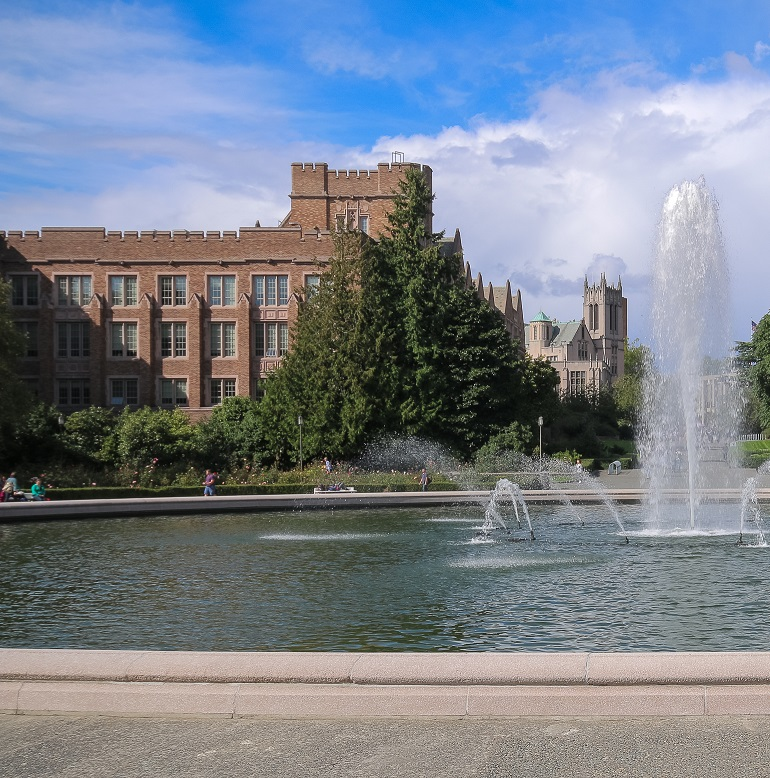
#> input picture fontanna1.jpg, 770 x 778 px
$ python harris.py   (Python 2 division)   (older library calls are emulated)
#> lines starting #> are read from the running program, lines starting #| are printed output that depends on the picture
#!/usr/bin/env python3
# -*- coding: utf-8 -*-
"""
Created on Mon Apr  9 10:42:55 2018

@author: Kinga Slowik
"""

import cv2
import numpy as np
import matplotlib.pyplot as plt
import operator

img = cv2.imread("fontanna1.jpg")
#> img is the input picture: shape (778, 770, 3); mean B, G, R 141.2, 129.7, 121
img = np.float64(cv2.cvtColor(img,cv2.COLOR_BGR2GRAY))
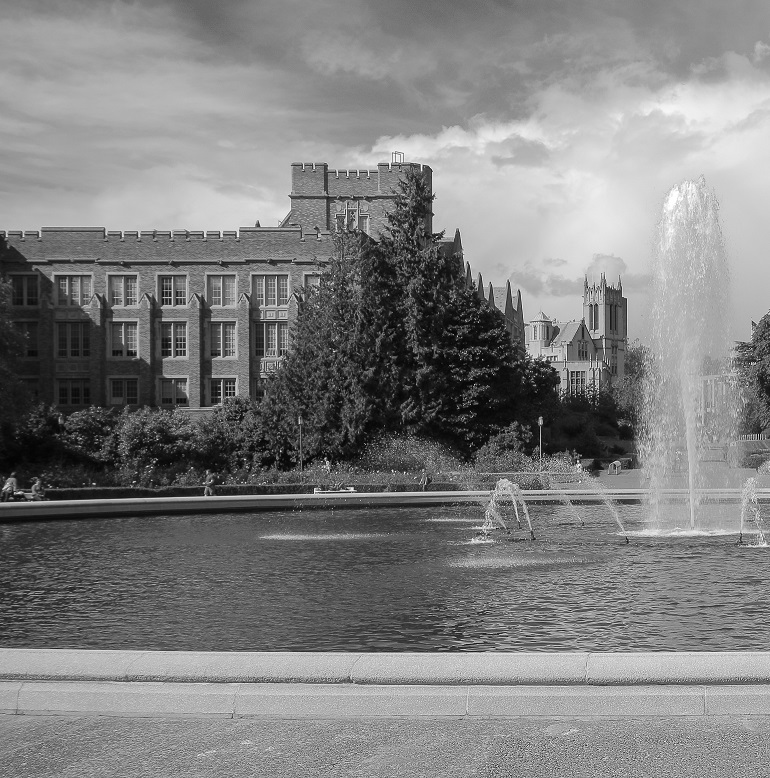
#> img: shape (778, 770) float64; min 0, max 255, mean 128.4

img2 = cv2.imread("fontanna2.jpg")
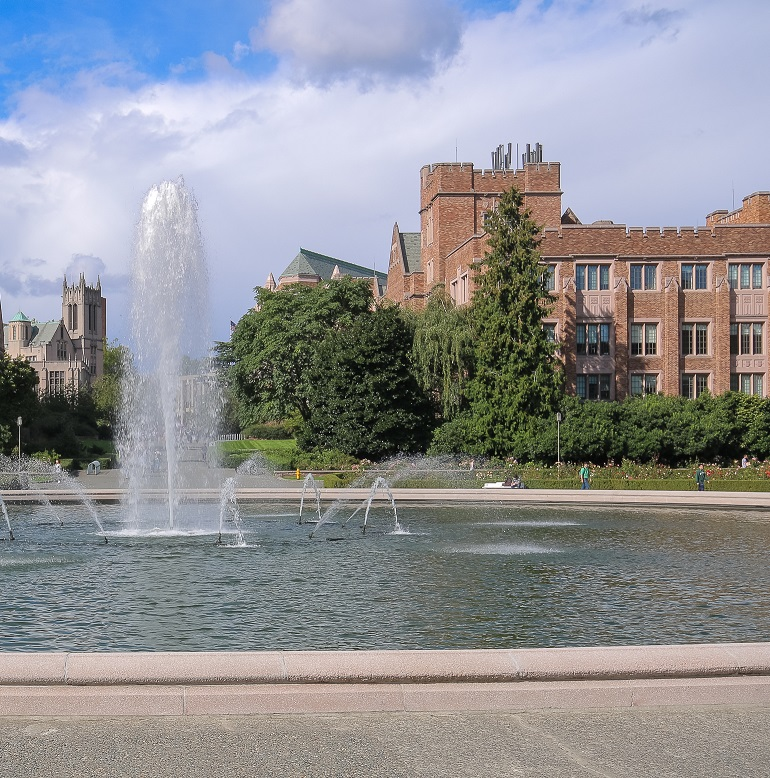
#> input picture fontanna2.jpg, 770 x 778 px
#> img2 is the input picture: shape (778, 770, 3); mean B, G, R 149.5, 145.2, 143.9
img2 = np.float64(cv2.cvtColor(img2,cv2.COLOR_BGR2GRAY))
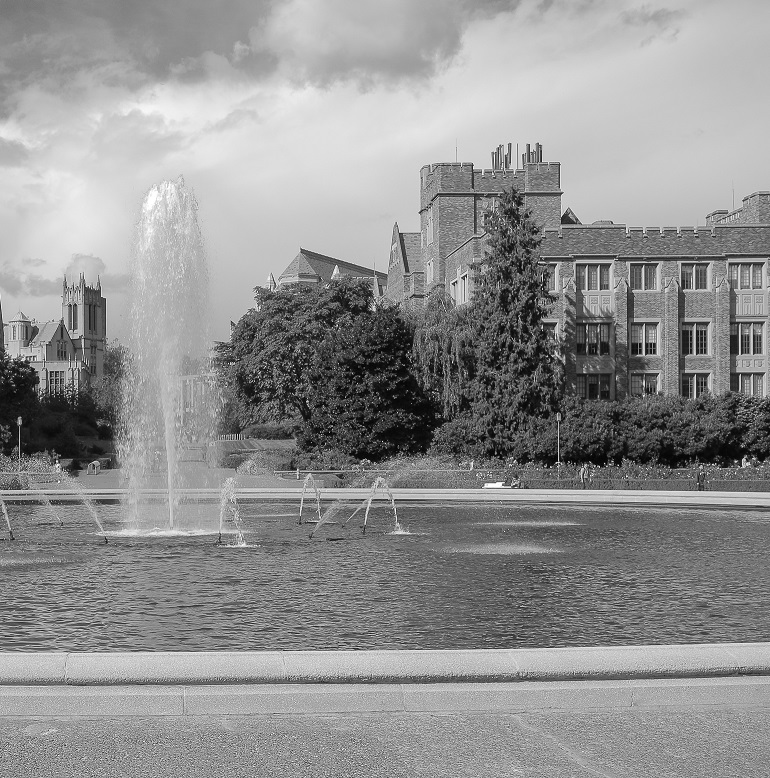
#> img2: shape (778, 770) float64; min 0, max 255, mean 145.3

#cv2.imshow("i",img)
#cv2.waitKey()

def wart_H(img,ksize):
    k=0.05
    imx = cv2.Sobel(img,cv2.CV_64F, 1,0,ksize=ksize)
    imy = cv2.Sobel(img,cv2.CV_64F, 0,1,ksize=ksize)

    Ixx= imx*imx
    Iyy = imy*imy
    Ixy = imx*imy

    Ixx = cv2.GaussianBlur(Ixx,(ksize,ksize),0)
    Iyy = cv2.GaussianBlur(Iyy,(ksize,ksize),0)
    Ixy = cv2.GaussianBlur(Ixy,(ksize,ksize),0)

    detM = Ixx*Iyy-Ixy*Ixy
    trM = Ixx+Iyy

    return detM-k*trM*trM

def max_local(img,thr=0.1):
    shapy = img.shape
    height=shapy[0]
    width=shapy[1]
    points=[]
    thr = img.max()*thr

    for i in range(1,height-1):
        for j in range(1,width-1):

            ROI = img[i-1:i+2,j-1:j+2]
            k=np.unravel_index(np.argmax(ROI, axis=None),ROI.shape)

            if k[0]==1 and k[1]==1:
                value = ROI[1,1]
                point = [i,j]
                if value > thr:
                    points.append(point)
    return points

def draw(img,points):
    plt.imshow(img,cmap='gray')
    for point in points:
        plt.plot(point[1],point[0],'*',color='r')

def opisy(img, points,ksize):
    areas=[]
    Y,X = img.shape
    good_points = list(filter(lambda (x,y): y>=ksize and y<Y-ksize and x>=ksize and x<X-ksize, points))
    for point in good_points:
        ROI = img[point[0]-ksize:point[0]+ksize+1,point[1]-ksize:point[1]+ksize+1]
        ROI = ROI.flatten()
        areas.append([point,ROI])
    return areas

def compare(points1,points2, N):
    miary=[]
    for i in range(len(points1)-1):
        point1 = points1[i]
        for j in range(len(points2)-1):
            point2 = points2[j]
            miary.append([point1[0],point2[0],sum([abs(x) for x in list(map(operator.sub,point1[1],point2[1]))])])
    miary = sorted(miary, key=lambda x: x[2])
    miary = miary[0:N]
    print(miary)
    return miary

I = wart_H(img,7)
I2 = wart_H(img2,7)
#> call 2 of wart_H, with ksize = 7
#> in wart_H (call 2), `imy = cv2.Sobel(img,cv2.CV_64F, 0,1,ksize=ksize)`:
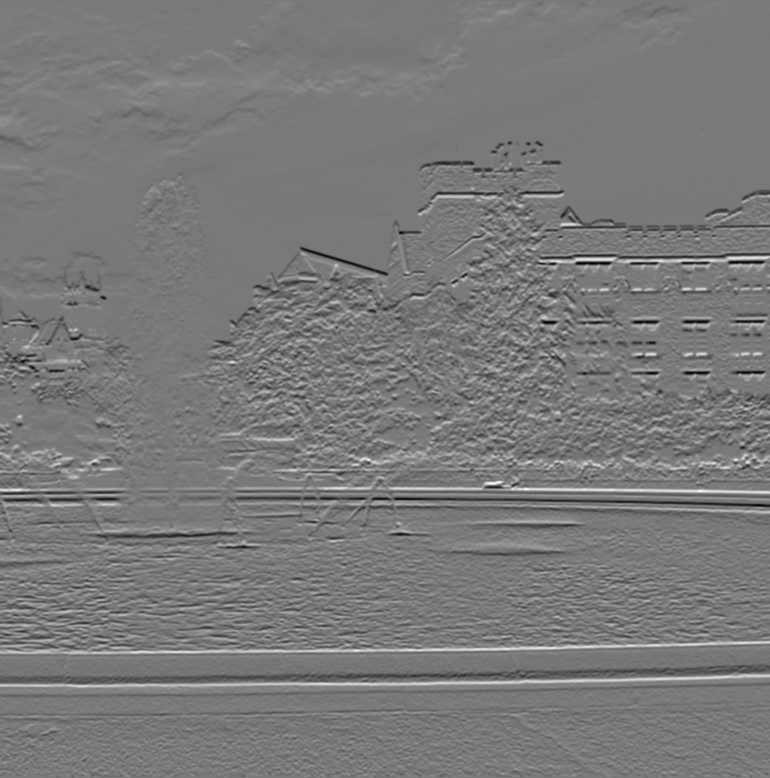
#> imy: shape (778, 770) float64; min -89278, max 97538, mean -47.6; drawn with min black and max white
#> in wart_H (call 2), `Ixy = imx*imy`:
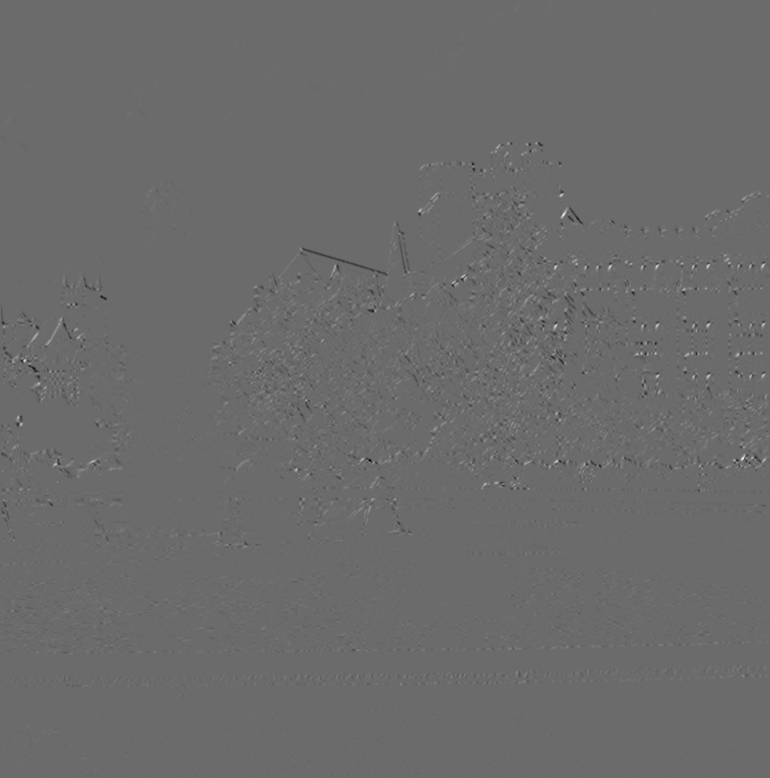
#> Ixy: shape (778, 770) float64; min -3.88e+09, max 5.32e+09, mean 3809606.7; drawn with min black and max white
#> in wart_H (call 2), `trM = Ixx+Iyy`:
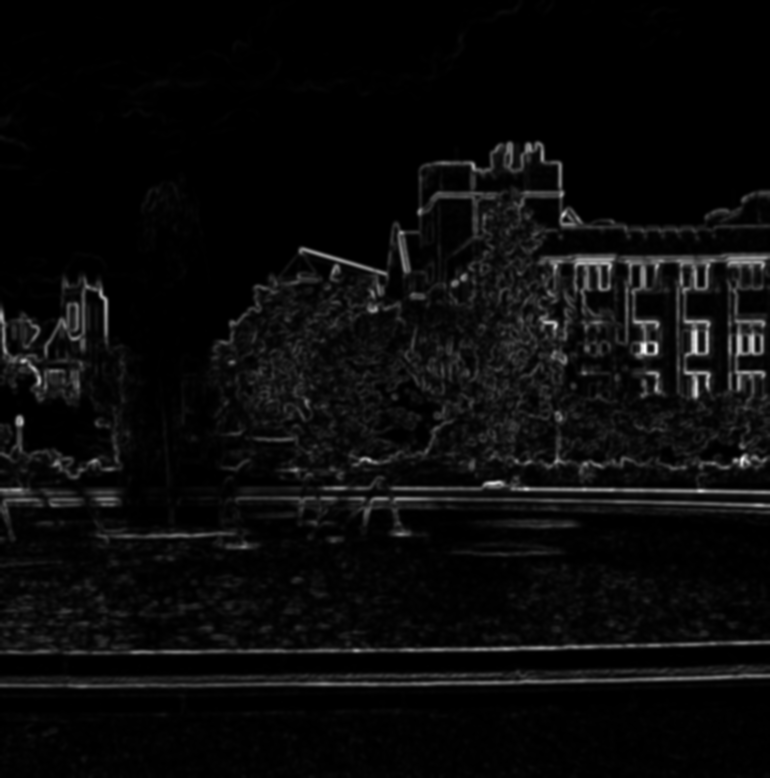
#> trM: shape (778, 770) float64; min 377.2, max 5.66e+09, mean 240990341.3; drawn with min black and max white
print("Image")

points = max_local(I,0.1)
#> in max_local, `thr = img.max()*thr`: thr = 2.69e+17
#> after the loop in max_local, `for i in range(1,height-1):`: points = 227 pairs, first value 164 to 545, second value 3 to 766
points2 = max_local(I2,0.1)
#> points2 = 237 pairs, first value 144 to 545, second value 4 to 763
print("Points")

good_points = opisy(img,points,5)
#> in opisy, `good_points = list(filter(lambda (x,y): y>=ksize and y<Y-ksize and x>=..`: good_points = 225 pairs, first value 164 to 545, second value 6 to 766
#> the loop in opisy, `for point in good_points:` made 225 passes
#> point on passes 1 to 3: [164, 292], [164, 303], [164, 313]
#> after the loop in opisy, `for point in good_points:`: areas = 225 items
#> good_points = 225 items
good_points2 = opisy(img2,points2,5)
#> the loop in opisy (call 2), `for point in good_points:` made 235 passes
#> point on passes 1 to 3: [144, 509], [144, 528], [144, 537]
#> good_points2 = 235 items
print("Opisy")

N=10
out = compare(good_points,good_points2,N)
#> after the loop in compare, `for i in range(len(points1)-1):`: miary = 52416 items
#> in compare, `miary = miary[0:N]`: miary = 10 items
#> (printed output is left out)
#> out = 10 items

#out=[[[299, 626], [372, 36], 6783], [[170, 431], [372, 36], 6906], [[214, 433], [372, 36], 7062], [[376, 212], [446, 741], 7269], [[281, 508], [371, 63], 7352], [[472, 404], [460, 735], 7360], [[312, 503], [424, 19], 7539], [[319, 113], [446, 741], 7750], [[280, 53], [424, 19], 7762], [[299, 626], [374, 707], 7770]]

out1 = [x[0] for x in out]
#> out1 = [[296, 622], [299, 626], [386, 559], [372, 571], [461, 618], [371, 584], [372, 557], [382, 558], [323, 757], [365, 551]]
out2 = [x[1] for x in out]
#> out2 = [[296, 101], [299, 105], [386, 38], [372, 50], [461, 97], [371, 63], [372, 36], [382, 37], [323, 236], [365, 30]]

#draw(img,out1)
draw(img2,out2)
#> the loop in draw, `for point in points:` made 10 passes
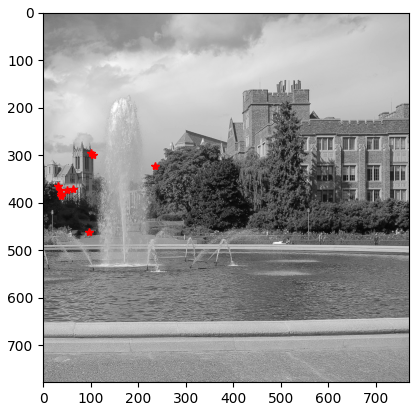
#> figure drawn by matplotlib, 1 panel
